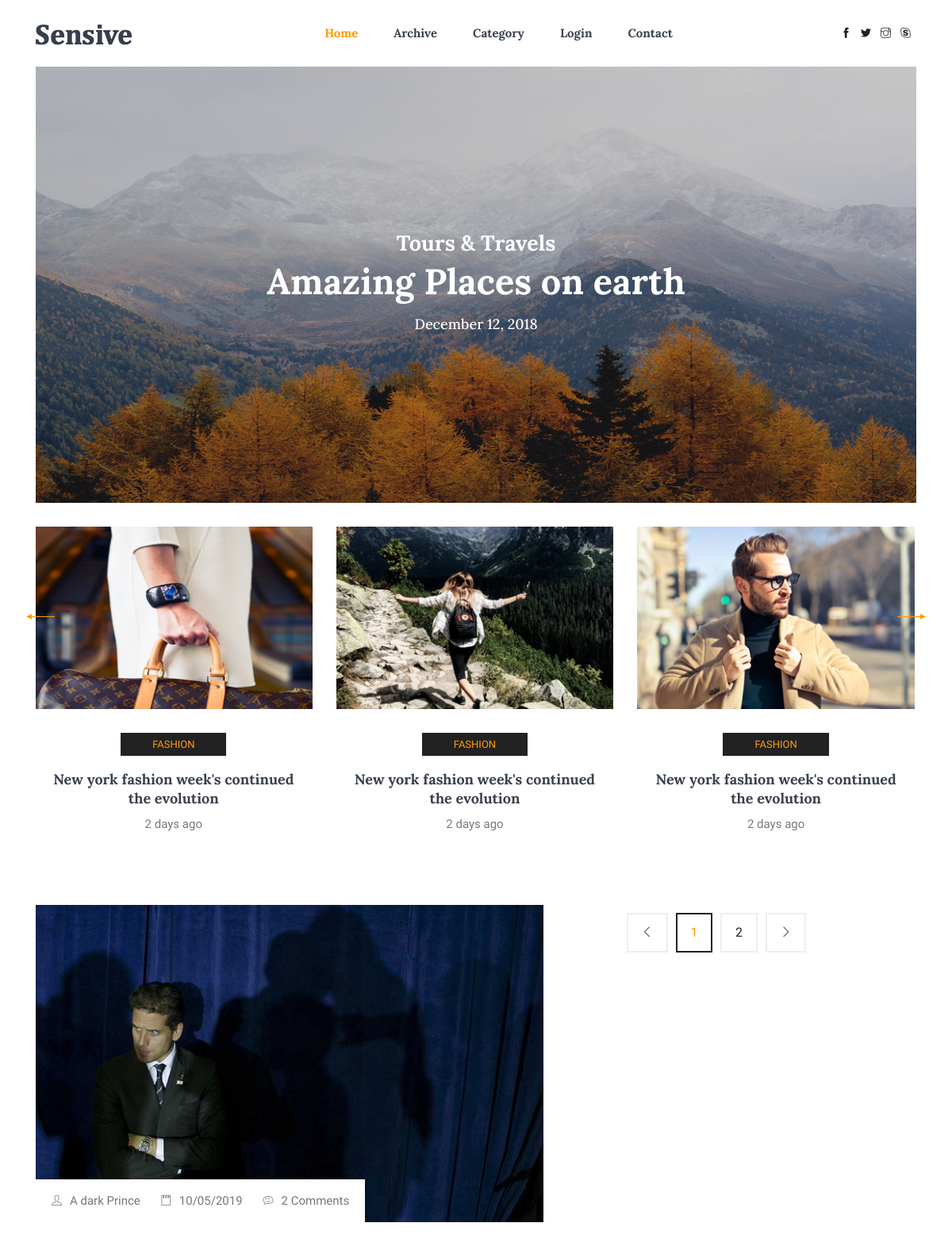
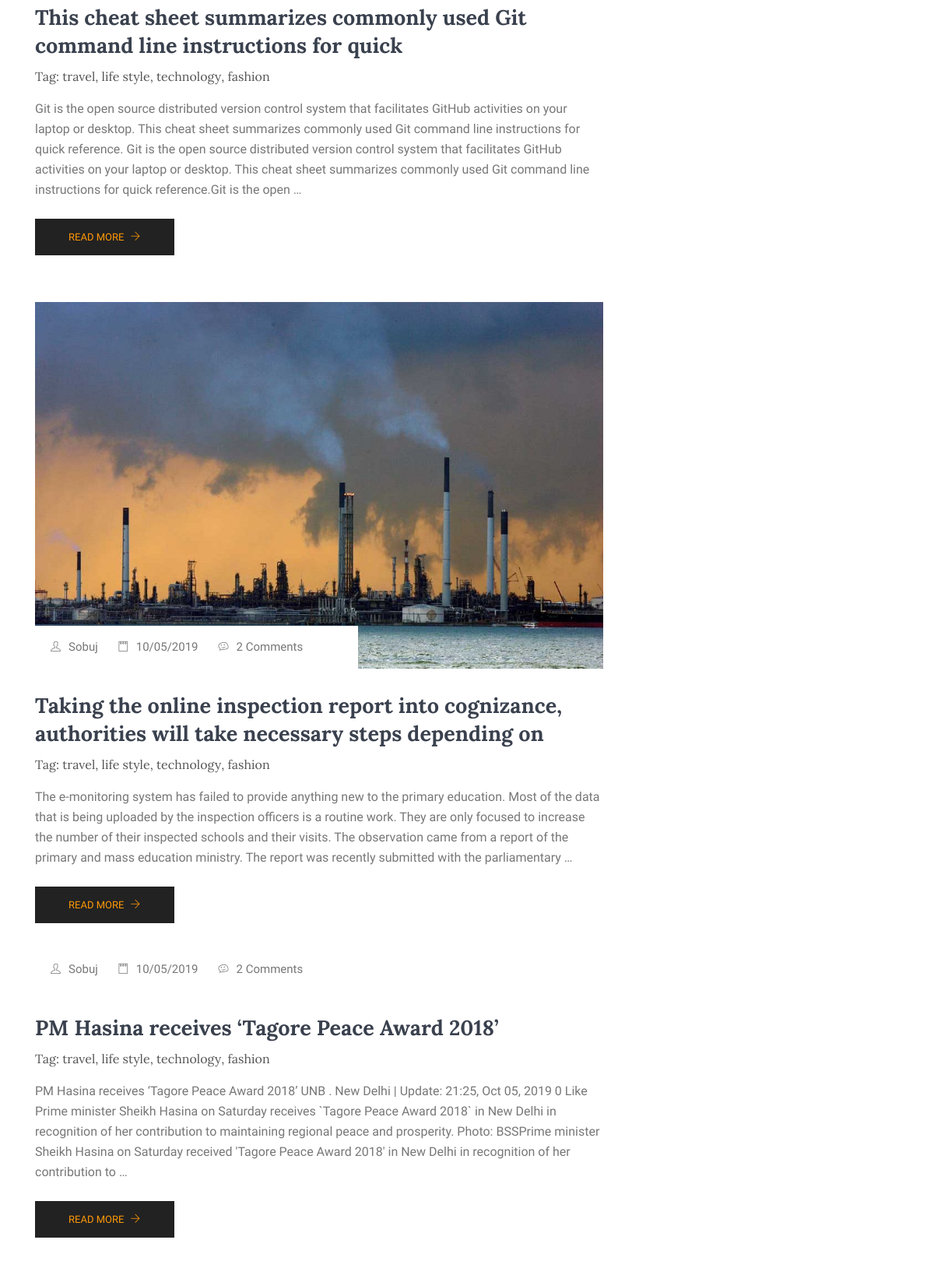
The page / (upper part) on the database its author committed (2 pictures, top to bottom).
### blogapp/models.py (models this page shows, shortened)
class Post(models.Model):
    title=models.CharField(max_length=500)
    description=models.TextField(blank=False)
    author=models.ForeignKey(Author,on_delete=models.CASCADE)
    category=models.ForeignKey(Category,on_delete=models.CASCADE)
    date=timezone.now()
    image=models.ImageField(upload_to='photo')

class Author(models.Model):
    name=models.CharField(max_length=100)
    description=models.TextField(blank=True)

### blogapp/views.py (the view)
# urls.py: path('',views.index,name='index'),
def index(request):
    post=Post.objects.all()
    return render(request,'blogapp/index.html',{'post':post})

### blogapp/templates/blogapp/index.html (shortened to what this page needs)
{% extends 'blogapp/base.html' %}
{% load static %}
{% block content %}
<main class="site-main">
      <section class="mb-30px">
        <div class="container">
          <div class="hero-banner">
            <div class="hero-banner__content">
              <h3>Tours & Travels</h3>
              <h1>Amazing Places on earth</h1>
              <h4>December 12, 2018</h4>
            </div>
          </div>
        </div>
      </section>
    <section>
      <div class="container">
        <div class="owl-carousel owl-theme blog-slider">
          <div class="card blog__slide text-center">
            <div class="blog__slide__img">
              <img class="card-img rounded-0" src="{% static 'blogapp/img/blog/blog-slider/blog-slide1.png'%}" alt="">
            </div>
            <div class="blog__slide__content">
              <a class="blog__slide__label" href="#">Fashion</a>
              <h3><a href="#">New york fashion week's continued the evolution</a></h3>
              <p>2 days ago</p>
            </div>
          </div>
          <div class="card blog__slide text-center">
            <div class="blog__slide__img">
              <img class="card-img rounded-0" src="{% static 'blogapp/img/blog/blog-slider/blog-slide2.png'%}" alt="">
            </div>
            <div class="blog__slide__content">
              <a class="blog__slide__label" href="#">Fashion</a>
              <h3><a href="#">New york fashion week's continued the evolution</a></h3>
              <p>2 days ago</p>
            </div>
          </div>
          <div class="card blog__slide text-center">
            <div class="blog__slide__img">
              <img class="card-img rounded-0" src="{% static 'blogapp/img/blog/blog-slider/blog-slide3.png'%}" alt="">
            </div>
            <div class="blog__slide__content">
              <a class="blog__slide__label" href="#">Fashion</a>
              <h3><a href="#">New york fashion week's continued the evolution</a></h3>
              <p>2 days ago</p>
            </div>
          </div>
        </div>
      </div>
    </section>
    <section class="blog-post-area section-margin mt-4">
      <div class="container">
        <div class="row">
          <div class="col-lg-8">
            {% for p in post %}
            <div class="single-recent-blog-post">
              <div class="thumb">
                <a href="{% url 'single' id=p.id %}"><img class="img-fluid" src="{{p.image.url}}" alt="{{p.title}}"></a>
                <ul class="thumb-info">
                  <li><a href="#"><i class="ti-user"></i>{{p.author.name}}</a></li>
                  <li><a href="#"><i class="ti-notepad"></i>{{p.date|date:"SHORT_DATE_FORMAT" }}</a></li>
                  <li><a href="#"><i class="ti-themify-favicon"></i>2 Comments</a></li>
                </ul>
              </div>
              <div class="details mt-20">
                <a href="{% url 'single' id=p.id %}">
                  <h3>{{p.title}}</h3>
                </a>
                <p class="tag-list-inline">Tag: <a href="#">travel</a>, <a href="#">life style</a>, <a href="#">technology</a>, <a href="#">fashion</a></p>
                <p>{{p.description|truncatewords:65}}</p>
                <a class="button" href="{% url 'single' id=p.id %}">Read More <i class="ti-arrow-right"></i></a>
              </div>
            </div>
            {% endfor %}
            </div>
            <div class="row">
              <div class="col-lg-12">
                  <nav class="blog-pagination justify-content-center d-flex">
                      <ul class="pagination">
                          <li class="page-item">
                              <a href="#" class="page-link" aria-label="Previous">
                                  <span aria-hidden="true">
                                      <i class="ti-angle-left"></i>
                                  </span>
                              </a>
                          </li>
                          <li class="page-item active"><a href="#" class="page-link">1</a></li>
                          <li class="page-item"><a href="#" class="page-link">2</a></li>
                          <li class="page-item">
                              <a href="#" class="page-link" aria-label="Next">
                                  <span aria-hidden="true">
                                      <i class="ti-angle-right"></i>
                                  </span>
                              </a>
                          </li>
                      </ul>
                  </nav>
              </div>
            </div>
          </div>
            </div>
    </section>
  </main>
{% endblock %}

### blogapp/static/blogapp/css/style.css (style rules this page uses)
body { color:#797979;font-family:"Source Sans Pro",sans-serif;font-weight:400;line-height:1.625 }
ul { list-style-type:none;margin:0;padding:0 }
h1,h2,h3,h4,h5,h6 { font-family:"Lora",serif;color:#3a414e;line-height:1.333 }
h1,.h1 { font-size:30px;font-weight:700 }
@media (min-width: 600px) { h1,.h1 { font-size:45px } }
h3,.h3 { font-size:18px;font-weight:700 }
a { display:inline-block }
.mb-30px { margin-bottom:30px }
.section-margin { margin:50px 0 }
@media (min-width: 1000px) { .section-margin { margin:100px 0 } }
.hero-banner { position:relative;background:url(../img/banner/hero-banner.png) left center no-repeat;background-size:cover;height:400px;z-index:1 }
@media (min-width: 1000px) { .hero-banner { height:550px } }
.hero-banner::after { content:"";display:block;position:absolute;width:100%;height:100%;background:rgba(1,3,15,0.2);z-index:-1 }
.hero-banner__content { position:absolute;top:50%;left:50%;width:100%;transform:translate(-50%, -50%);text-align:center }
.hero-banner__content>* { color:#fff }
.hero-banner__content h3 { font-size:27px;margin-bottom:0 }
.hero-banner__content h1 { margin-bottom:12px }
.hero-banner__content h4 { font-size:18px }
.blog__slide { border:0;border-radius:0;background-color:transparent }
.blog__slide__content { padding:30px 15px }
.blog__slide__content h3,.blog__slide__content a { color:#3a414e }
.blog__slide__content p { font-size:15px;margin-bottom:0 }
.blog__slide__label { font-size:13px;color:#ff9907 !important;text-transform:uppercase;background:#222;padding:4px 40px;margin-bottom:18px }
.blog-slider { position:relative }
.single-recent-blog-post { margin-bottom:60px }
.single-recent-blog-post .thumb { position:relative }
.single-recent-blog-post .thumb-info { position:absolute;bottom:0;left:0;background:#fff;width:100%;max-width:415px;padding-left:5px }
@media (min-width: 430px) { .single-recent-blog-post .thumb-info { padding-left:20px } }
.single-recent-blog-post .thumb-info li { display:inline-block;font-size:15px;color:#777777;margin-right:10px }
@media (min-width: 430px) { .single-recent-blog-post .thumb-info li { margin-right:22px } }
.single-recent-blog-post .thumb-info li:last-child { margin-right:0 }
.single-recent-blog-post .thumb-info li a { color:#777777;padding:4px 0;font-size:12px }
@media (min-width: 430px) { .single-recent-blog-post .thumb-info li a { padding:15px 0;font-size:15px } }
.single-recent-blog-post .thumb-info li i,.single-recent-blog-post .thumb-info li span { font-size:13px;margin-right:10px }
.single-recent-blog-post .details { padding-top:30px }
.single-recent-blog-post .details h3 { font-size:21px }
@media (min-width: 600px) { .single-recent-blog-post .details h3 { font-size:27px } }
.single-recent-blog-post .details .tag-list-inline { color:#555555;font-family:"Lora",serif }
.single-recent-blog-post .details .tag-list-inline a { color:#555555 }
.single-recent-blog-post .details p { color:#777777 }
.single-recent-blog-post .details .button { margin-top:8px }
.blog-pagination { padding-top:10px }
.blog-pagination .page-link { border-radius:0 }
.blog-pagination .page-item { border:none }
.page-link { background:transparent;font-weight:400 }
.blog-pagination .page-item.active .page-link { background:transparent;border-color:#222;color:#ff9907 }
.blog-pagination .page-link { position:relative;display:block;padding:.8rem 1.05rem;margin:0 5px;line-height:1.25;color:#222;background:transparent;border-radius:0;border:2px solid #eeeeee }
.blog-pagination .page-item:last-child .page-link,.blog-pagination .page-item:first-child .page-link { padding:.8rem 1.05rem;border-radius:0 }
.blog-pagination .page-item:last-child .page-link i,.blog-pagination .page-item:last-child .page-link span,.blog-pagination .page-item:first-child .page-link i,.blog-pagination .page-item:first-child .page-link span { font-size:14px;color:#222 }
.button { display:inline-block;border:1px solid #222;text-transform:uppercase;font-size:13px;font-weight:500;padding:10px 24px;background-color:#222;color:#ff9907;transition:all .4s ease }
.button i,.button span { margin-left:5px }
@media (min-width: 900px) { .button { padding:12px 42px } }

### rows shown on the page
Post: image (picture), author.name "A dark Prince", date "10/05/2019", title "This cheat sheet summarizes commonly used Git command line instructions for quick", description "Git is the open source distributed version control system that facilitates GitHub activities on your laptop or desktop. This cheat sheet summarizes commonly used Git command line instructions for quick reference. Git is the open source distributed version control system that facilitates GitHub activities on your laptop or desktop. This cheat sheet summarizes commonly used Git command line instructions for quick reference.Git is the open …"
Post: image (picture), author.name "Sobuj", date "10/05/2019", title "Taking the online inspection report into cognizance, authorities will take necessary steps depending on", description "The e-monitoring system has failed to provide anything new to the primary education. Most of the data that is being uploaded by the inspection officers is a routine work. They are only focused to increase the number of their inspected schools and their visits. The observation came from a report of the primary and mass education ministry. The report was recently submitted with the parliamentary …"
Post: author.name "Sobuj", date "10/05/2019", title "PM Hasina receives ‘Tagore Peace Award 2018’", description "PM Hasina receives ‘Tagore Peace Award 2018’ UNB . New Delhi | Update: 21:25, Oct 05, 2019 0 Like Prime minister Sheikh Hasina on Saturday receives `Tagore Peace Award 2018` in New Delhi in recognition of her contribution to maintaining regional peace and prosperity. Photo: BSSPrime minister Sheikh Hasina on Saturday received 'Tagore Peace Award 2018' in New Delhi in recognition of her contribution to …"
